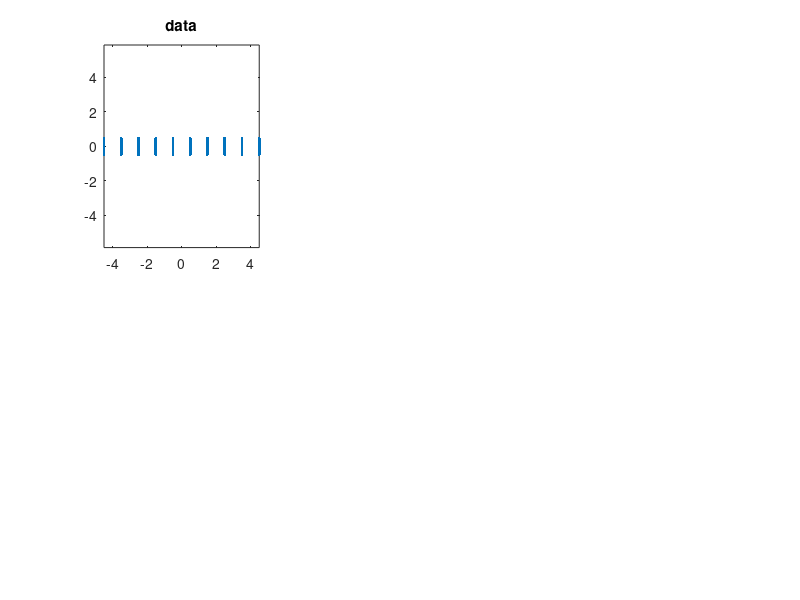

MATLAB code for this plot: (Note: this script raises an error after producing the figure.)
clear all
close all

%%
[X, Y] = meshgrid(1:10, 1:100);
X = (X - mean(X(:)));
Y = (Y - mean(Y(:)))/100;

data = [X(:) Y(:)];

figure;

subplot(2,3,1)
plot(data(:,1),data(:,2),'.')
axis equal
title('data')

%%

[V, D] = PCA(data, 2);

subplot(2,3,2)
scatter(data(:,1),data(:,2),50, data*V(:,1),'.')
axis equal
cbar = colorbar('peer',gca); 
set(get(cbar,'xlabel'),'String','PC 1');
title('PCA')

subplot(2,3,3)
scatter(data(:,1),data(:,2),50, data*V(:,2),'.')
axis equal
cbar = colorbar('peer',gca); 
set(get(cbar,'xlabel'),'String','PC 2');
title('PCA')

%%
W = squareform(pdist(data)).^2;
eps = median(W(:));
[V, D] = dmaps(W, eps, 10);

subplot(2,3,4)
scatter(data(:,1),data(:,2),50, V(:,2),'.')
axis equal
cbar = colorbar('peer',gca); 
set(get(cbar,'xlabel'),'String','\phi_1');
title('DMAPS')

subplot(2,3,5)
scatter(data(:,1),data(:,2),50, V(:,3),'.')
axis equal
cbar = colorbar('peer',gca); 
set(get(cbar,'xlabel'),'String','\phi_2');
title('DMAPS')

subplot(2,3,6)
scatter(data(:,1),data(:,2),50, V(:,6),'.')
axis equal
cbar = colorbar('peer',gca); 
set(get(cbar,'xlabel'),'String','\phi_5');
title('DMAPS')
